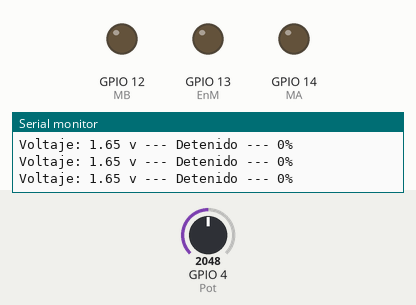
A sketch run on a simulated ESP32. On the bench: output pins drawn as LEDs (lit = HIGH), the last lines printed to the serial monitor. Inputs (shaded band) come from the test bench; at power-on: GPIO 4 (Pot) = 2048.

Above: at 1.2 s.
1.3 s: GPIO 4 (Pot) set to 2397
2.8 s: GPIO 4 (Pot) set to 2457
At 3.1 s:
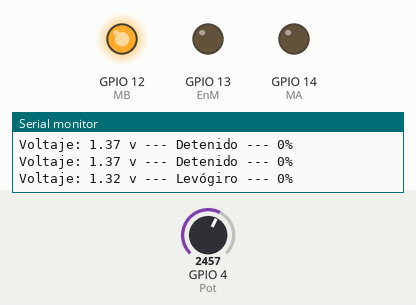
4.3 s: GPIO 4 (Pot) set to 1228
At 5.6 s:
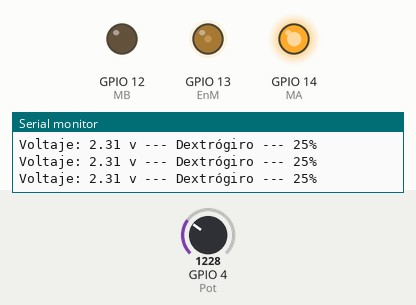
5.9 s: GPIO 4 (Pot) set to 491
At 6.9 s:
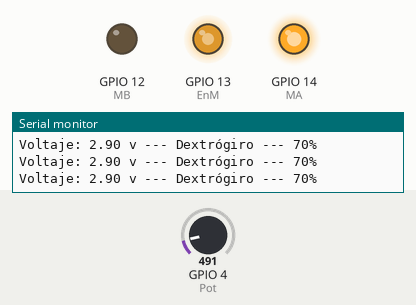
7.5 s: GPIO 4 (Pot) set to 0
At 8.1 s:
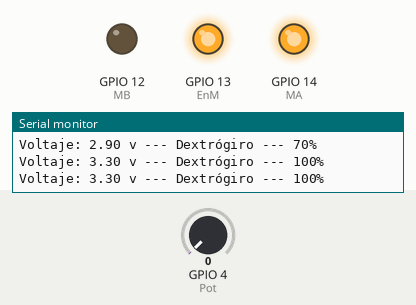
9.1 s: GPIO 4 (Pot) set to 2866
At 10.6 s:
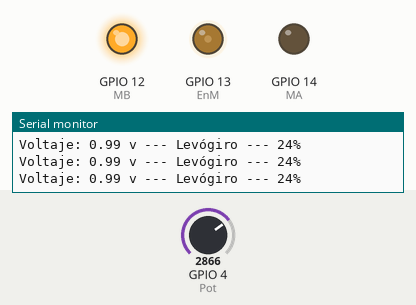
Timing chart, 0 to 11.7 s (numbered marks = the images above; inputs shaded):
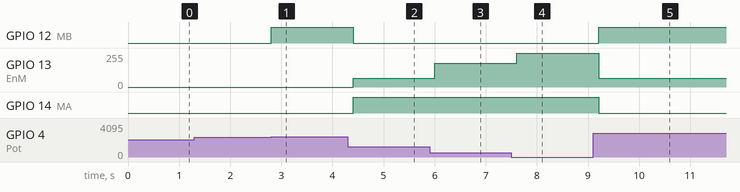

The sketch:

P5A2-VariacionVelocidad.ino
```cpp
#define EnM 13
#define MB 12
#define MA 14
#define Pot 4

int channel = 1;
int freq = 1000;
int resolution = 12;
int lecturaPot;
float lectPotVolt;
String giro;
int velocidad;
float conversion;

void setup() {
  pinMode(EnM,OUTPUT);
  pinMode(MA,OUTPUT);
  pinMode(MB,OUTPUT);
  //pinMode(Pot, INPUT);
  Serial.begin(115200);
  ledcSetup(channel, freq, resolution);
  ledcAttachPin(EnM, channel);
}

void loop() {
  //Sentido horario - dextrógiro");
  lecturaPot = 4095 - analogRead(Pot);
  //Serial.println(lecturaPot);

  //Default-Detenido
  ledcWrite(channel,0);
  digitalWrite(MA,LOW);
  digitalWrite(MB,LOW);
  giro = "Detenido";
  velocidad = 0;
  if(lecturaPot*3.3/4095 < 1.32){
    digitalWrite(MA,LOW);
    digitalWrite(MB,HIGH);
    conversion = 4095*(1638 - lecturaPot)/1638;
    ledcWrite(channel,conversion);
    velocidad = conversion*100/4095;
    giro = "Levógiro";
  }
  if(lecturaPot*3.3/4095 > 1.98){
    digitalWrite(MA,HIGH);
    digitalWrite(MB,LOW);
    conversion = 4095*(lecturaPot - 2457)/1638;
    ledcWrite(channel,conversion);
    velocidad = conversion*100/4095;
    giro = "Dextrógiro";
  }
  lectPotVolt = lecturaPot*3.3/4095;
  Serial.print("Voltaje: ");
  Serial.print(lectPotVolt);
  Serial.print(" v --- "+giro+" --- ");
  Serial.print(velocidad);
  Serial.println("%");

  delay(400);
}
```

Measured:
- the behaviour switches between 2456 and 2457 on GPIO 4 (Pot) (found by bisection; images 0 and 1)
- after the input at 2.8 s, GPIO 12 (MB): LOW → HIGH at once
- after the input at 4.3 s, GPIO 12 (MB): HIGH → LOW after 0.10 s; GPIO 13 (EnM): 0/255 → 64/255 after 0.10 s; GPIO 14 (MA): LOW → HIGH after 0.10 s
- after the input at 5.9 s, GPIO 13 (EnM): 64/255 → 178/255 after 0.11 s
- after the input at 7.5 s, GPIO 13 (EnM): 178/255 → 255/255 after 0.11 s
- after the input at 9.1 s, GPIO 12 (MB): LOW → HIGH after 0.11 s; GPIO 13 (EnM): 255/255 → 64/255 after 0.11 s; GPIO 14 (MA): HIGH → LOW after 0.11 s
